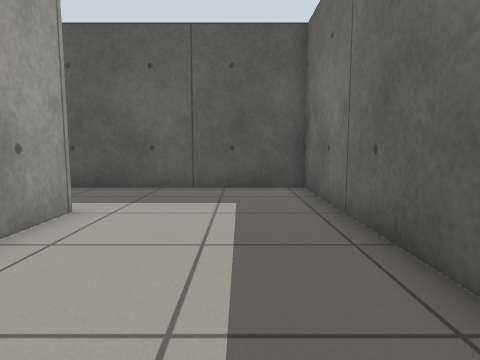
View 1 (above)

16 first-person views from a walk through a robot-simulator world made for Gazebo. The camera is 0.64 m above the floor, tilts 6° down and sees 75° across. The floor is counted in squares, 0.5 m on a side. Each view is taken from the middle of a square. On the plan, view 1 faces up. The plan holds only what a view shows up to about 14 squares ahead; the rest is blank.

View 2
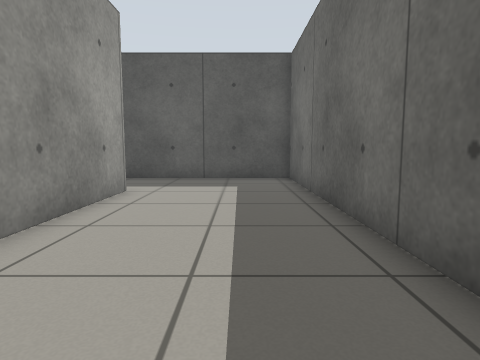

View 3
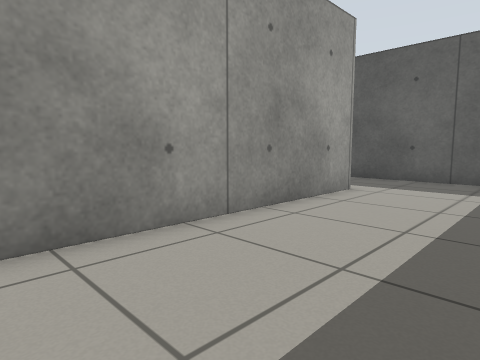

View 4
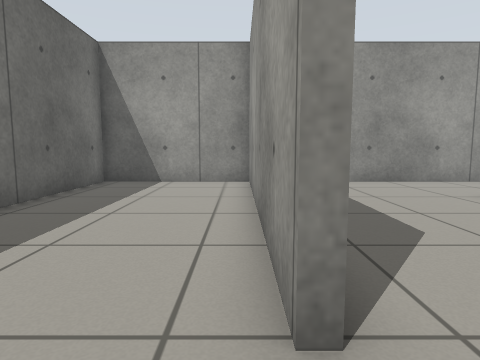

View 5
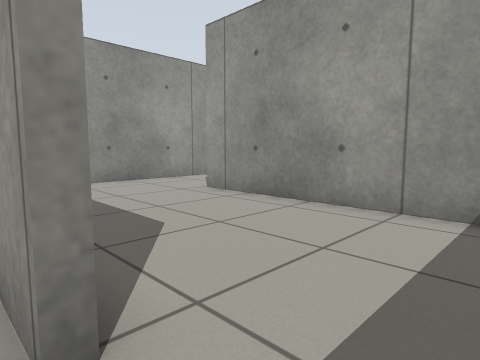

View 6
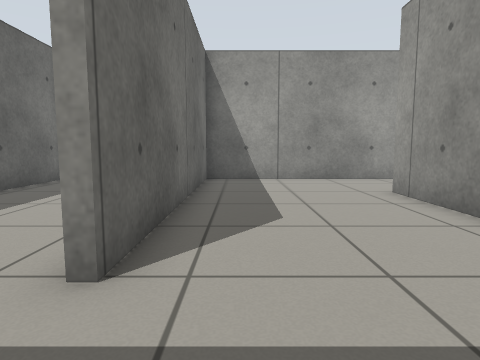

View 7
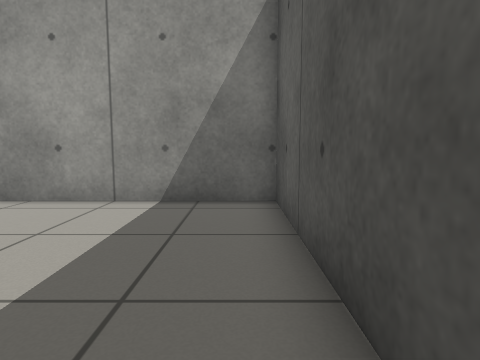

View 8
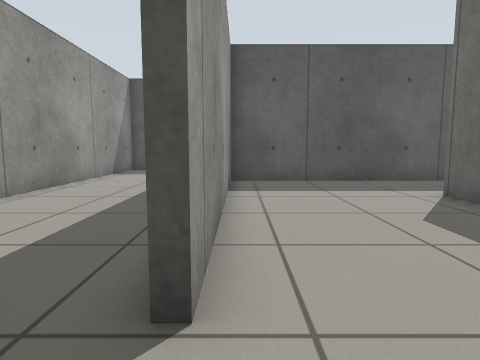

View 9
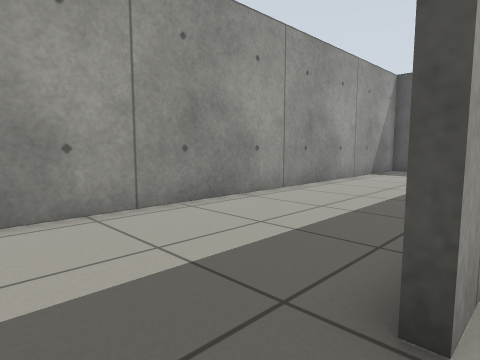

View 10
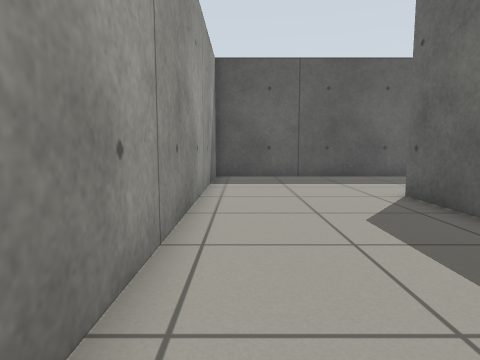

View 11
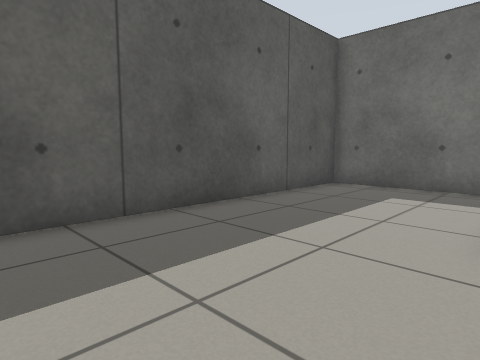

View 12
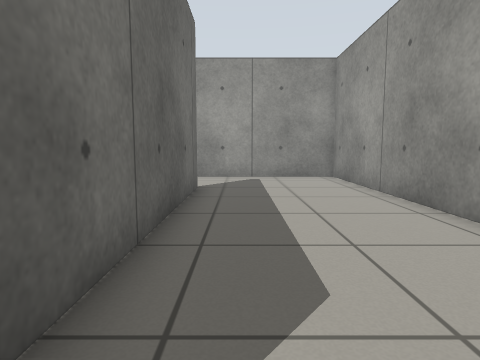

View 13
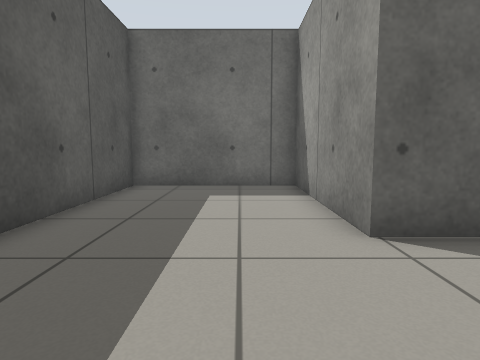

View 14
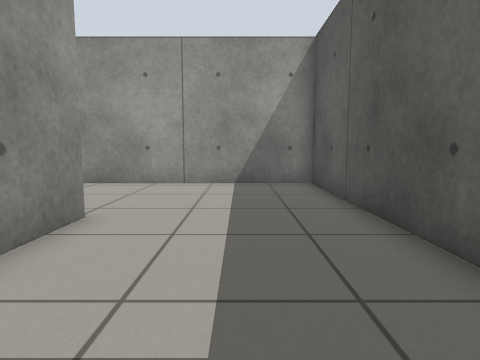

View 15
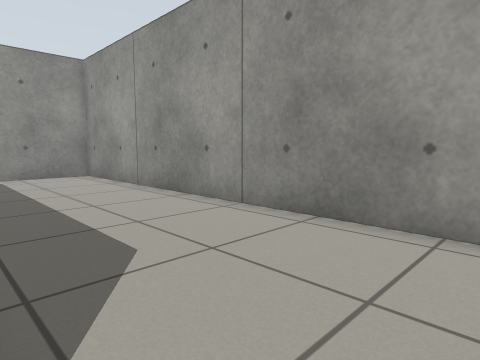

View 16
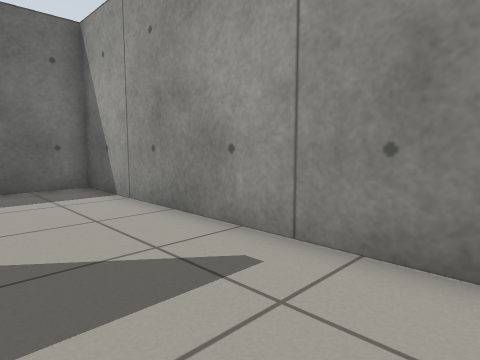

### Floor plan
Ten units are one square. View 1 is at (0, 0); x grows to the right and y downward. Boxes are objects, and circles mark ways between rooms. Rooms are numbered by the first view taken in them; rooms with no view inside come last. Other rooms are left out.
<svg viewBox="-155 -160 181 201">
<path fill="none" stroke="#000" d="M-37 -62 -33 -62 -33 30M-34 36 21 36 21 -99 -34 -99M-96 36 -37 36 -37 -62M-34 -99 -94 -99 -94 -2M-94 -2 -97 -2 -97 -102 -37 -102 -37 -155 -150 -155 -150 36 -96 36"/>
<circle cx="-40" cy="-80" r="3" fill="#2a7"/>
<circle cx="-100" cy="15" r="3" fill="#2a7"/>
<text x="-10" y="-30">1</text>
<text x="-70" y="-30">2</text>
<text x="-110" y="-80">3</text>
</svg>
Room 1 opens to room 2. Room 2 opens to room 3.

Where each view was taken, in squares from view 1:
view 1: 0 up, 0 right, facing up
view 2: 3 down, 0 right, facing up
view 3: 3 down, 1 right, facing up-left
view 4: 8 up, 3 left, facing down
view 5: 8 up, 3 left, facing down-left
view 6: 9 up, 5 left, facing down
view 7: 9 up, 2 left, facing left
view 8: 2 down, 9 left, facing up
view 9: 2 down, 9 left, facing up-left
view 10: 2 up, 14 left, facing up
view 11: 10 up, 14 left, facing up-right
view 12: 10 up, 11 left, facing down
view 13: 12 up, 14 left, facing right
view 14: 13 up, 4 left, facing left
view 15: 11 up, 10 left, facing down-left
view 16: 0 up, 14 left, facing down-right
